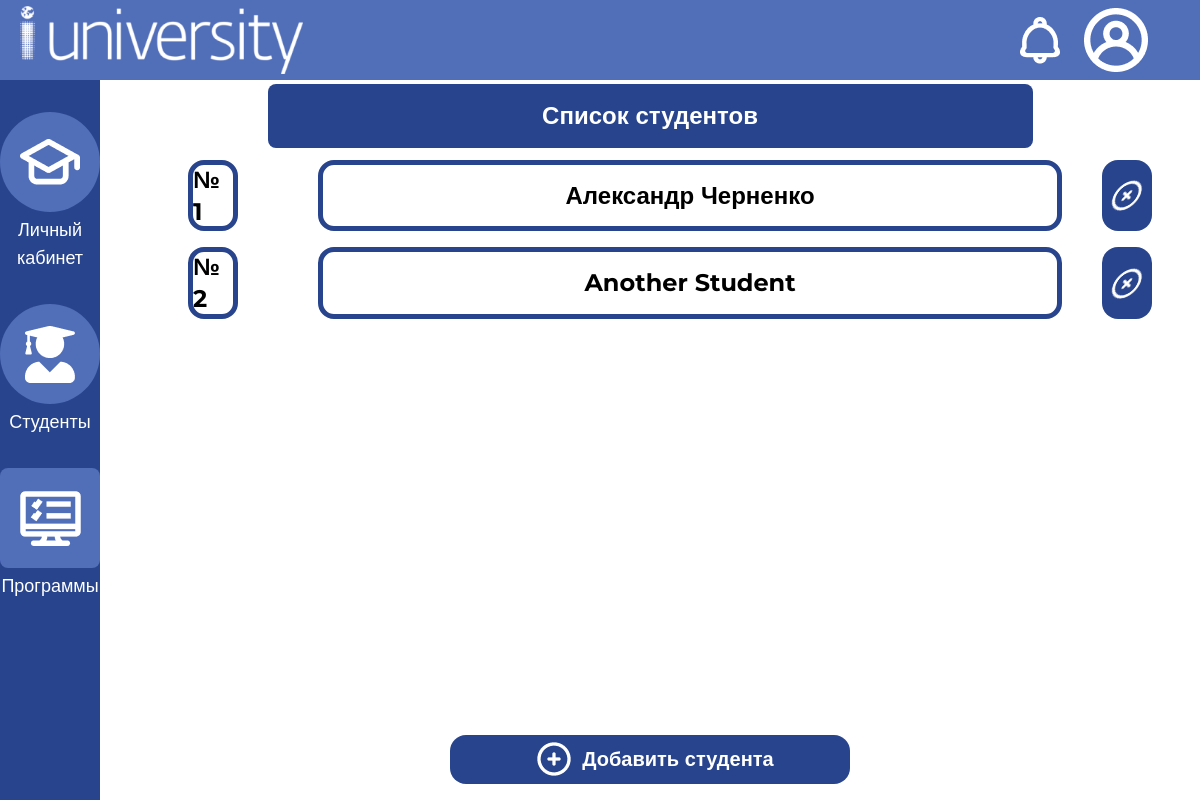
/teacher/programs/7 (signed in), run on the app's committed database.
### testing_system/models.py (models this page shows)
class Student(models.Model):
    user = models.OneToOneField(User, null=True, on_delete=models.CASCADE, related_name='+')
    teacher = models.ForeignKey(User, null=True, on_delete=models.CASCADE)
    programs = models.ManyToManyField("Program")

### testing_system/views.py (the view)
# urls.py: path("teacher/programs/<int:program_id>", views.list_students_view, name="listStudents"),
@login_required
@permission_required('testing_system.add_student')
def list_students_view(request, program_id):
    program = Program.objects.get(id=program_id)
    return render(request, 'testing_system/listStudent.html', context={'program': program})

### testing_system/templates/testing_system/listStudent.html (shortened to what this page needs)
<!doctype html>
{% load static %}
<html lang="ru">
<head>
    <script src="https://cdn.tailwindcss.com"></script>
    <link rel="stylesheet" href="{% static "css/font.css" %}" />
    <link rel="stylesheet" href="{% static "css/scroll_5px.css" %}" />
</head>
<body>
    <div class="w-screen h-screen overflow-hidden">
        {% include "pattern/header.html" %}
        <div class="flex flex-row h-[90%]">
            {% include "pattern/nav.html" %}
            <div class="w-11/12 px-10 flex flex-col items-center h-full">
                <div class="flex flex-none items-center justify-center w-full h-[10%]">
                    <div class="w-3/4 p-4 bg-[#28448D] text-[#FFFFFF] rounded-lg text-center text-2xl font-bold select-none">
                        Список студентов
                    </div>
                </div>
                <div class="w-full h-[90%]">
                    <ul class="overflow-scroll h-[90%] w-full">
                        {%for student in program.student_set.all%}
                        <li class="h-[15%] w-full p-2 flex-none flex flex-row">
                            <div class="w-[5%] rounded-2xl border-[5px] border-[#28448D] h-full mx-10 flex items-center justify-center text-2xl font-bold select-none">
                                № {{forloop.counter}}
                            </div>
                            <div class="h-full w-[75%] mx-10  rounded-2xl border-[5px] border-[#28448D] text-2xl font-bold flex justify-center items-center">
                                {{student.user.first_name}} {{student.user.last_name}}
                            </div>
                            <form method="post" action="{% url 'deleteStudentProgram' program.id student.id%}" class="w-[5%] h-full">
                                <button type="submit" class="w-full h-full transition duration-300 ease-in-out p-3 rounded-2xl bg-[#28448D] hover:bg-[#223A77] flex items-center justify-center text-[#FFFFFF] text-xl font-bold select-none">
                                    <img src="{% static "images/plus_circle.png" %}" class="rotate-45 h-[90%] select-none" />
                                </button>
                            </form>
                        </li>
                        {%endfor%}
                    </ul>
                    <form  action="{% url 'addStudent' program.id %}" class="w-full flex justify-center h-[10%]">
                        <button type="submit" class="h-3/4 transition duration-300 ease-in-out p-3 rounded-2xl bg-[#28448D] hover:bg-[#223A77] flex items-center justify-center  text-[#FFFFFF] hover:text-[#F2F2F2] text-xl font-bold select-none">
                            <div class="flex flex-row px-16">
                                <div class="px-2 flex items-center justify-center">
                                    <img src="{% static "images/plus_circle.png" %}" class=" select-none" />
                                </div>
                                <div class="flex items-center justify-center">
                                    Добавить студента
                                </div>
                            </div>
                        </button>
                    </form>
                </div>
            </div>
        </div>
    </div>
</body>
</html>

### data on the page
Student: user.first_name "Александр", user.last_name "Черненко"
Student: user.first_name "Another", user.last_name "Student"
